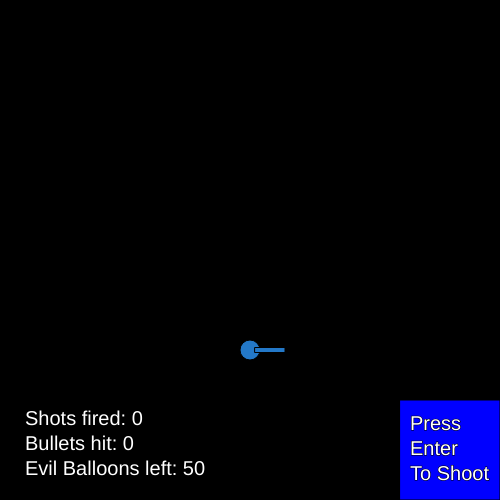
Frame 1 (no input)
Frame 60 (no input): identical to frame 1, image omitted
Frame 120 (the mouse pressed at the canvas centre since frame 60): identical to frame 1, image omitted

The p5.js sketch that drew this single still picture (run headless with seeded random() and noise() and a simulated clock; from frame 60 on, the mouse is pressed at the canvas centre):

// p5.js sketch
// ── sketch.js
let state= 5; 

let enemyShipArray= [], 
    bulletArray= [];


// Game starting values and statistics
let myShipX= 250, 
    myShipY= 350, 
    userScore= 150, 
    enemiesLeft= 50, 
    bulletsFired= 0, 
    bulletsHit= 0;

function setup(){
    createCanvas(500, 500);
    rectMode(CENTER);
    // Create 25 "enemies"(circles) with randomized attributes
    // Load the "enemies" into an array
    for (let i= 0; i< 25; i++){
        let tempShip= new EnemyShip(
            random(750,900),
            random(25,475),
            random(0,255),
            random(0,255),
            random(0,255),
            random(25,50),
            random(-3,-1)
        );
        enemyShipArray.push(tempShip);
        }
}

// "Enemy" generation
class EnemyShip{
    constructor(x, y, r, g, b, radius, speed){
        this.xPos= x;
        this.yPos= y;
        this.redValue= r;
        this.greenValue= g;
        this.blueValue= b;
        this.radius= radius;
        this.speed= speed;
    }
}

class Apples{
    constructor(x,y,speed){
        this.xPos = x;
        this.yPos = y;
        this.spd = speed;
    }
}

let bucketX= 250, 
    bucketY= 450;

let applesArray = [];
for (let i=0; i<6; i++){
    let tempApple = new Apples(Math.random()*400+50,-50,5)
    applesArray.push(tempApple);
}
let appleNum = 0;

// Bullet generation
class Projectile{
    constructor(x, y, speed){
        this.xPos= x;
        this.yPos= y;
        this.speed= speed;
    }
}

function draw(){
    // Start screen
    if (state == 1){
        background(0);
        fill(255);
        stroke(255,0,0);
        strokeWeight(5);
        rect(250,350,200,100);
        fill(255,0,0);
        noStroke();
        textSize(35);
        text("Start Game",160,362);
        text("BOOTLEG INVADERS\n__________________", 75,190);
    }

    // Game screen
    if (state == 2){
        background(0);
        stroke(0);
        strokeWeight(1);
        fill(0,0,255);
        rect(450,450,100,100);

        // Create "enemies" using values stored in the array
        for (let i= 0; i< enemyShipArray.length; i++){
            fill(
                enemyShipArray[i].redValue, 
                enemyShipArray[i].greenValue, 
                enemyShipArray[i].blueValue
            );
            ellipse(
                enemyShipArray[i].xPos, 
                enemyShipArray[i].yPos, 
                enemyShipArray[i].radius, 
                enemyShipArray[i].radius
            );
            enemyShipArray[i].xPos+= enemyShipArray[i].speed;

            if (enemyShipArray[i].xPos > 475 || enemyShipArray[i].xPos < 25){
                enemyShipArray[i].speed*= -1;
            }
        }

        // Your spaceship
        fill(35,120,200);
        rect(myShipX,myShipY-20,5,30);
        quad(
            myShipX,
            myShipY- 25,
            myShipX- 40,
            myShipY+ 25,
            myShipX,
            myShipY+ 10,
            myShipX+ 40,
            myShipY+ 25
        );
        fill(255,0,0);
        ellipse(myShipX, myShipY, 25, 45);

        // Movement of your ship (WASD to move)
        if (keyIsDown(87)){
            myShipY-= 2;
        }
        if (keyIsDown(83)){
            myShipY+= 2;
        }
        if (keyIsDown(65)){
            myShipX-= 2;
        }
        if (keyIsDown(68)){
            myShipX+= 2;
        }

        // Boundaries of the ship
        if (myShipY > 375){
            myShipY = 375;
        }
        if (myShipY < 260){
            myShipY= 260;
        }
        if (myShipX > 460){
            myShipX= 460;
        }
        if (myShipX < 40){
            myShipX= 40;
        }

        // Generate bullet
        for (let i= 0; i< bulletArray.length; i++){
            fill(255)
            ellipse(bulletArray[i].xPos,bulletArray[i].yPos,5,8);
            bulletArray[i].yPos-= bulletArray[i].speed;
            
            // Delete bullet and enemy entity when in contact
            for (let j= 0; j< enemyShipArray.length; j++){
                if (
                    dist(
                        bulletArray[i].xPos, 
                        bulletArray[i].yPos, 
                        enemyShipArray[j].xPos, 
                        enemyShipArray[j].yPos
                    ) < 
                    enemyShipArray[j].radius/ 2
                ){
                    enemyShipArray.splice(j,1);
                    bulletArray.splice(i,1);
                    enemiesLeft-- ;
                    bulletsHit++ ;
                    break;
                }
            }
        }

        // Display data
        fill(255);
        textSize(20);
        text("Evil Balloons left: "+enemiesLeft, 25,475);
        text("Bullets hit: "+bulletsHit, 25, 450);
        text("Shots fired: "+bulletsFired, 25, 425);
        text("Press\nEnter\nTo Shoot", 410,430);

        if (enemiesLeft == 0){
            bulletArray.splice(0,bulletArray.length);
            state= 3;
        }
    }

    // Post-game screen
    if (state == 3){
        background(0);
        fill(0);
        stroke(255,0,0);
        rect(250,250,265,75);
        fill(255);
        strokeWeight(3);
        rect(250,350,124,50);

        fill(255,0,0);
        noStroke();
        textSize(50);
        text("Score: "+userScore,135,268);
        textSize(30);
        text("Restart",200,362);
    }

    if (state == 4){
        background(0);
        rectMode(CENTER);
        fill(125);
        rect(bucketX,bucketY,40,40);

        if (keyIsDown(37)) bucketX -= 5;
        if (keyIsDown(39)) bucketX += 5;


        fill(255);
        ellipse(applesArray[appleNum].xPos,applesArray[appleNum].yPos,20,20);
        applesArray[appleNum].yPos += applesArray[appleNum].spd;
        console.log(applesArray[appleNum].yPos)

        if (applesArray[appleNum].yPos > 550){
            applesArray[appleNum].yPos = -50;
            state = 3;
        }
        if (appleNum < 5){
            if (
                applesArray[appleNum].yPos+10 > bucketY-20 &&
                applesArray[appleNum].xPos > bucketX-20 &&
                applesArray[appleNum].xPos < bucketX+20
            ){
                applesArray[appleNum] = 0;
                appleNum++;
            }
        } else {
            state = 3;
        }
        console.log(applesArray);
        console.log(appleNum);
        
    }

    if (state == 5){
        background(0);
        stroke(0);
        strokeWeight(1);
        fill(0,0,255);
        rect(450,450,100,100);

        // Create "enemies" using values stored in the array
        for (let i= 0; i< enemyShipArray.length; i++){
            fill(
                enemyShipArray[i].redValue, 
                enemyShipArray[i].greenValue, 
                enemyShipArray[i].blueValue
            );
            ellipse(
                enemyShipArray[i].xPos, 
                enemyShipArray[i].yPos, 
                enemyShipArray[i].radius, 
                enemyShipArray[i].radius
            );
            enemyShipArray[i].xPos+= enemyShipArray[i].speed/5;

        }

        // Your spaceship
        fill(35,120,200);
        ellipse(myShipX,myShipY,20,20);
        rect(myShipX+20,myShipY,30,5);
        

        // Movement of your ship (WASD to move)
        if (keyIsDown(87)){
            myShipY-= 2;
        }
        if (keyIsDown(83)){
            myShipY+= 2;
        }
        if (keyIsDown(65)){
            myShipX-= 2;
        }
        if (keyIsDown(68)){
            myShipX+= 2;
        }

        // Boundaries of the ship
        if (myShipY > 480){
            myShipY = 480;
        }
        if (myShipY < 20){
            myShipY= 20;
        }
        if (myShipX > 250){
            myShipX= 250;
        }
        if (myShipX < 20){
            myShipX= 20;
        }

        // Generate bullet
        for (let i= 0; i< bulletArray.length; i++){
            fill(255)
            ellipse(bulletArray[i].xPos,bulletArray[i].yPos,5,5);
            bulletArray[i].xPos+= bulletArray[i].speed;
            
            // Delete bullet and enemy entity when in contact
            for (let j= 0; j< enemyShipArray.length; j++){
                if (
                    dist(
                        bulletArray[i].xPos, 
                        bulletArray[i].yPos, 
                        enemyShipArray[j].xPos, 
                        enemyShipArray[j].yPos
                    ) < 
                    enemyShipArray[j].radius/ 2
                ){
                    enemyShipArray.splice(j,1);
                    bulletArray.splice(i,1);
                    enemiesLeft-- ;
                    bulletsHit++ ;
                    break;
                }
            }
        }

        // Display data
        fill(255);
        textSize(20);
        text("Evil Balloons left: "+enemiesLeft, 25,475);
        text("Bullets hit: "+bulletsHit, 25, 450);
        text("Shots fired: "+bulletsFired, 25, 425);
        text("Press\nEnter\nTo Shoot", 410,430);

        if (enemiesLeft == 25){
            bulletArray.splice(0,bulletArray.length);
            state= 3;
        }
    }
}

function keyPressed(){
    if (key == ' '){
        // Generates a bullet for "Shoot Bullet" button
        let tempBullet= new Projectile(myShipX+35, myShipY, 5);
        bulletArray.push(tempBullet);
        userScore-- ;
        bulletsFired++ ;
    }
}

function mouseClicked(){
    if (state == 1){
        // Start the game
        if (mouseX < 350 && mouseX > 150 && mouseY < 400 && mouseY > 300){
            state= 2;
        }

        // // Create 50 "enemies"(circles) with randomized attributes
        // // Load the "enemies" into an array
        // for (let i= 0; i< 50; i++){
        //     let tempShip= new EnemyShip(
        //         random(25, 475),
        //         random(25,200),
        //         random(0,255),
        //         random(0,255),
        //         random(0,255),
        //         random(25,50),
        //         random(-3,3)
        //     );
        //     enemyShipArray.push(tempShip);
        // }
    }

    if (state == 3){
        // Send the game back to the start screen
        if (mouseX < 312 && mouseX > 188 && mouseY < 375 && mouseY > 325){
            state= 4;

            // Reset all stats from the previous game
            myShipX= 250, 
            myShipY= 350, 
            userScore= 150, 
            enemiesLeft= 50, 
            bulletsFired= 0, 
            bulletsHit= 0;
        }
    }
}

// ── style.css
body {
    position: absolute;
    top: 0;
}
